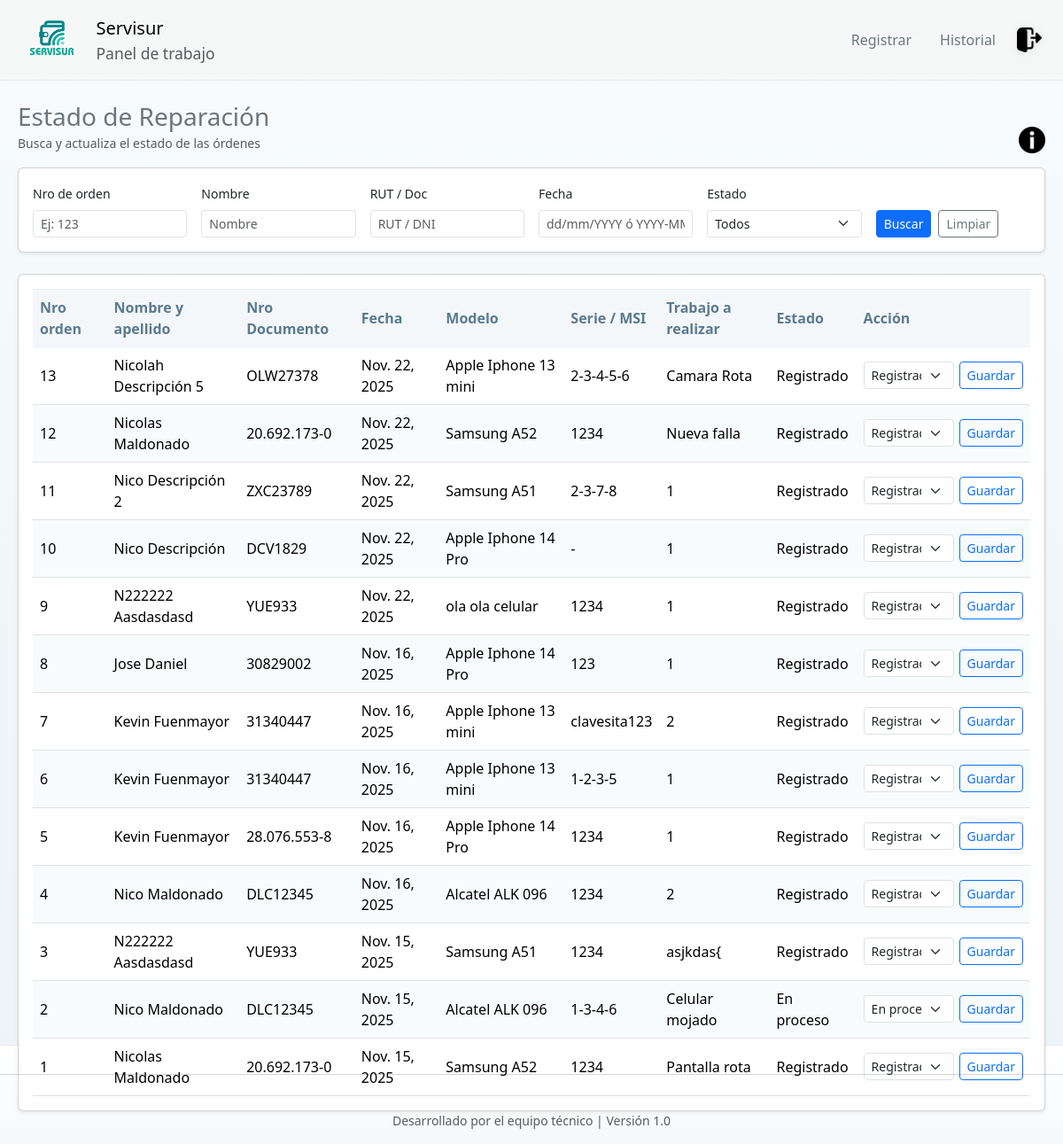
Page /estado/ (signed in) on the committed database.
### Base_Datos/models.py (models this page shows, shortened)
class Pedido(models.Model):
    ESTADOS = [
        ('REG', 'Registrado'),
        ('PRO', 'En proceso'),
        ('TER', 'Terminado'),
    ]
    N_Orden = models.AutoField(primary_key=True)
    Fecha = models.DateField()
    Coste = models.PositiveIntegerField()
    Abono = models.PositiveIntegerField()
    Restante = models.PositiveIntegerField(editable=False)
    Dispositivo = models.ForeignKey(Dispositivo, on_delete=models.SET_NULL, null=True, related_name="pedidos")
    Activo = models.BooleanField(default=True)
    Estado = models.CharField(max_length=3, choices=ESTADOS, default='REG')
    Observaciones = models.TextField(blank=True, null=True)
    Tipo_de_falla = models.ForeignKey(Tipo_Falla, on_delete=models.SET_NULL, null=True, related_name="pedidos")
    class Meta:
        verbose_name_plural = "Pedidos"

class Dispositivo(models.Model):
    PATRON_MATRIZ = [
        [1, 2, 3],
        [4, 5, 6],
        [7, 8, 9],
    ]
    METODOS_CHOICES = [
        ('PIN', 'PIN'),
        ('PASS', 'Contraseña'),
        ('PATRON', 'Patrón (matriz 3x3)'),
    ]
    modelo = models.ForeignKey(Modelo, on_delete=models.SET_NULL, null=True, related_name="dispositivos")
    Activo = models.BooleanField(default=True)
    rut = models.ForeignKey(Cliente, on_delete=models.SET_NULL, null=True, related_name="dispositivos")
    Metodo_Bloqueo = models.CharField(max_length=6, choices=METODOS_CHOICES, default='PASS')
    Codigo_Bloqueo = models.CharField(max_length=50, blank=True)
    class Meta:
        verbose_name_plural = "Dispositivos"

class Cliente(models.Model):
    ORIGEN_CHOICES = [
        ('NAC', 'Nacional'),
        ('EXT', 'Extranjero'),
    ]
    Origen = models.CharField(max_length=3, choices=ORIGEN_CHOICES, default='NAC')
    Nombre = models.CharField(max_length=20)
    Apellido = models.CharField(max_length=20)
    Numero_telefono = models.CharField(max_length=15, null=True, blank=True)
    Rut = models.CharField(max_length=50, null=True, blank=True)
    DocumentoExtranjero = models.CharField(max_length=50, null=True, blank=True)
    Activo = models.BooleanField(default=True)

class Modelo(models.Model):
    Modelo = models.CharField(max_length=50)
    Marca = models.ForeignKey(Marca, on_delete=models.CASCADE, related_name="modelos")
    class Meta:
        verbose_name_plural = "Modelos"
        constraints = [
            UniqueConstraint(Lower('Modelo'), 'Marca', name='unique_modelo_por_marca_ci')
        ]

class Marca(models.Model):
    Marca = models.CharField(max_length=100)
    class Meta:
        constraints = [
            UniqueConstraint(Lower('Marca'), name='unique_marca_ci')
        ]

class Tipo_Falla(models.Model):
    Falla = models.CharField(max_length=100, unique=True)

### Base_Datos/views.py (the view, shortened to what this page needs)
# urls.py: path('estado/', views.estado_reparacion_view, name='estado_reparacion'),
@login_required
@require_http_methods(["GET", "POST"])
def estado_reparacion_view(request):
    qs = Pedido.objects.select_related('Dispositivo__rut', 'Dispositivo__modelo__Marca').filter(Activo=True)
    orden = request.GET.get('orden', '').strip()
    fecha = request.GET.get('fecha', '').strip()
    doc = request.GET.get('doc', '').strip()
    nombre = request.GET.get('nombre', '').strip()
    estado = request.GET.get('estado', '').strip()
    if orden:
        if orden.isdigit():
            qs = qs.filter(N_Orden=int(orden))
        else:
            qs = qs.filter(N_Orden__icontains=orden)
    if doc:
        qs = qs.filter(
            models.Q(Dispositivo__rut__Rut__icontains=doc) |
            models.Q(Dispositivo__rut__DocumentoExtranjero__icontains=doc)
        )
    if nombre:
        qs = qs.filter(
            models.Q(Dispositivo__rut__Nombre__icontains=nombre) |
            models.Q(Dispositivo__rut__Apellido__icontains=nombre)
        )
    if estado:
        qs = qs.filter(Estado=estado)
    qs = qs.order_by('-Fecha', '-N_Orden')[:500]
    context = {
        'pedidos': qs,
        'filtros': {'orden': orden, 'fecha': fecha, 'doc': doc, 'nombre': nombre, 'estado': estado},
        'estado_choices': Pedido.ESTADOS,
    }
    return render(request, 'base_datos/Estado_reparacion.html', context)

### Base_Datos/templates/base_datos/Estado_reparacion.html (shortened to what this page needs)
{% extends "base_datos/base.html" %}
{% load static %}
{% block content %}
<link rel="stylesheet" href="{% static 'css/panel.css' %}">
<link href="https://cdn.jsdelivr.net/npm/bootstrap@5.3.3/dist/css/bootstrap.min.css" rel="stylesheet">
<div class="estado-page py-4">
  <div class="d-flex align-items-center justify-content-between mb-3">
    <div>
      <h3 class="mb-0 text-secondary"> Estado de Reparación</h3>
      <small class="text-muted">Busca y actualiza el estado de las órdenes</small>
    </div>
    <div>
       <div class="container mt-3">
<button type="button" class="btn btn-circle" data-bs-toggle="modal" data-bs-target="#myModal">
  <img src="{% static 'img/Er.png' %}" class="info-img">
</button>
</div>
    </div>
  </div>
  <form id="filtroForm" class="card mb-4 p-3 shadow-sm filtro-card" method="get" action="">
    <div class="row g-3">
      <div class="col-md-2">
        <label class="form-label small">Nro de orden</label>
        <input name="orden" id="f_orden" type="text" class="form-control form-control-sm" placeholder="Ej: 123" value="{{ filtros.orden }}">
      </div>
      <div class="col-md-2">
        <label class="form-label small">Nombre</label>
        <input name="nombre" id="f_nombre" type="text" class="form-control form-control-sm" placeholder="Nombre" value="{{ filtros.nombre }}">
      </div>
      <div class="col-md-2">
        <label class="form-label small">RUT / Doc</label>
        <input name="doc" id="f_doc" type="text" class="form-control form-control-sm" placeholder="RUT / DNI" value="{{ filtros.doc }}">
      </div>
      <div class="col-md-2">
        <label class="form-label small">Fecha</label>
        <input name="fecha" id="f_fecha" type="text" class="form-control form-control-sm" placeholder="dd/mm/YYYY ó YYYY-MM-DD" value="{{ filtros.fecha }}">
      </div>
      <div class="col-md-2">
        <label class="form-label small">Estado</label>
        <select name="estado" id="f_estado" class="form-select form-select-sm">
          <option value="">Todos</option>
        </select>
      </div>
      <div class="col-md-2 d-flex align-items-end">
        <button type="submit" class="btn btn-primary btn-sm me-2">Buscar</button>
        <a href="{% url 'estado_reparacion' %}" class="btn btn-outline-secondary btn-sm">Limpiar</a>
      </div>
    </div>
  </form>
  <div class="card shadow-sm p-2 tabla-card">
    <div class="table-responsive">
      <table id="tablaPedidos" class="table table-hover align-middle mb-0">
        <thead class="table-header">
          <tr>
            <th>Nro orden</th>
            <th>Nombre y apellido</th>
            <th>Nro Documento</th>
            <th>Fecha</th>
            <th>Modelo</th>
            <th>Serie / MSI</th>
            <th>Trabajo a realizar</th>
            <th>Estado</th>
            <th style="min-width:170px">Acción</th>
          </tr>
        </thead>
        <tbody>
          {% if pedidos %}
            {% for p in pedidos %}
              <tr data-orden="{{ p.N_Orden }}" data-estado="{{ p.Estado }}">
                <td class="td-orden">{{ p.N_Orden }}</td>
                <td class="td-nombre">
                  {% if p.Dispositivo and p.Dispositivo.rut %}
                    {{ p.Dispositivo.rut.Nombre }} {{ p.Dispositivo.rut.Apellido }}
                  {% else %}-{% endif %}
                </td>
                <td class="td-rut">
                  {% if p.Dispositivo and p.Dispositivo.rut %}
                  {% if p.Dispositivo.rut.Origen == "NAC" %}
                  {{ p.Dispositivo.rut.Rut }}
                  {% else %}
                  {{ p.Dispositivo.rut.DocumentoExtranjero }}
                  {% endif %}
                  {% else %}-{% endif %}
                </td>
                <td class="td-fecha">{{ p.Fecha }}</td>
                <td class="td-modelo">
                  {% if p.Dispositivo and p.Dispositivo.modelo %}
                    {{ p.Dispositivo.modelo.Marca.Marca }} {{ p.Dispositivo.modelo.Modelo }}
                  {% else %}-{% endif %}
                </td>
                <td class="td-serie">{{ p.Dispositivo.Codigo_Bloqueo|default:"-" }}</td>
                <td class="td-trabajo">{% if p.Tipo_de_falla %}{{ p.Tipo_de_falla.Falla }}{% else %}-{% endif %}</td>
                <td class="td-estado">
                  {% for code,label in estado_choices %}
                    {% if p.Estado == code %}{{ label }}{% endif %}
                  {% endfor %}
                </td>
                <td>
                  <form method="post" class="d-flex align-items-center" style="gap:6px;">
                    <select name="nuevo_estado" class="form-select form-select-sm">
                      {% for code,label in estado_choices %}
                        <option value="{{ code }}" {% if p.Estado == code %}selected{% endif %}>{{ label }}</option>
                      {% endfor %}
                    </select>
                    <button type="submit" class="btn btn-sm btn-outline-primary">Guardar</button>
                  </form>
                </td>
              </tr>
            {% endfor %}
          {% else %}
            <tr><td colspan="9" class="text-center text-muted">No hay registros que mostrar.</td></tr>
          {% endif %}
        </tbody>
      </table>
    </div>
  </div>
  <div class="mt-3 text-muted small">Nota: Cambiar el estado enviará el formulario (POST) y recargará la página para reflejar el cambio.</div>
</div>
<footer class="mt-auto text-center small text-muted">
  <hr />
  <p class="mb-1">Sistema Servisur &copy; {{ now|date:"Y" }} — Estado de reparaciones</p>
  <p class="mb-0">Desarrollado por el equipo técnico | Versión 1.0</p>
</footer>
{% endblock %}

### static/css/panel.css (style rules this page uses)
html, body { height: 100%; }
body { display: flex; flex-direction: column; background: linear-gradient(180deg, var(--bg-1), var(--bg-2)); color: #0f1724; font-family: "Segoe UI", sans-serif; margin: 0; padding: 0; -webkit-font-smoothing: antialiased; -moz-osx-font-smoothing: grayscale; }
main, .container { flex: 1; }
footer { text-align: center; padding: 1rem 0; font-size: 0.85rem; color: var(--muted); background: linear-gradient(180deg, #ffffff, #f6f9fc); border-top: 1px solid rgba(11, 28, 70, 0.06); }
.card, .info-card, .action-card, .hover-card, .ticket-info { border-radius: 10px; background: linear-gradient(180deg, var(--card-bg-start), var(--card-bg-end)); transition: transform 0.25s ease, box-shadow 0.25s ease, background-color 0.25s ease; -webkit-backface-visibility: hidden; backface-visibility: hidden; }
.info-img { width: 96px; height: 72px; object-fit: cover; display: block; }
.text-muted { color: var(--muted) !important; }
.small { font-size: 0.85rem; }
.container { max-width: 1100px; }
:root { --accent-1: #5b7a90; --accent-2: #f4f7f9; --accent-3: #8aa0b3; --muted-text: #5a6b74; --btn-primary-bg: #4b6a80; --btn-primary-hover: #405a6d; --btn-outline-bg: transparent; --btn-outline-border: #7d98ab; --row-alt: #f8fbfc; }
.table { color: var(--muted-text); background-color: transparent; }
.table thead th { background-color: var(--accent-2); color: var(--accent-1); border-bottom: 1px solid rgba(0,0,0,0.06); font-weight: 600; }
.table tbody tr { background-color: transparent; }
.table tbody tr:nth-child(even) td { background-color: var(--row-alt); }
.table td, .table th { vertical-align: middle; border-top: 1px solid rgba(0,0,0,0.04); }
.table-responsive { border-radius: 8px; overflow: auto; background-color: #ffffff; box-shadow: 0 1px 0 rgba(19,32,38,0.02); padding: 8px; }
.btn-primary { background-color: var(--btn-primary-bg); border-color: transparent; color: #fff; box-shadow: none; transition: background-color .12s ease, transform .06s ease; }
.btn-outline-secondary { background: var(--btn-outline-bg); color: var(--accent-1); border: 1px solid var(--btn-outline-border); }
.btn-sm { padding: .28rem .5rem; font-size: .82rem; }
.card, .card p, .card .form-control { background-color: #fff; color: var(--muted-text); }
.estado-page { background: linear-gradient(180deg, #f7fbfd 0%, #f1f6f9 55%, #edf4f7 100%); min-height: 100vh; padding: 20px; }
.filtro-card { border-radius: 10px; background-color: #ffffff; }
.tabla-card { border-radius: 10px; background-color: #ffffff; }
.table-header th { background-color: #e9f0f5; color: #4b6a80; font-weight: 600; }
.table tbody tr:nth-child(even) { background-color: #f9fbfc; }
.btn-primary { background-color: #4b6a80; border: none; }
.btn-outline-secondary { border-color: #7d98ab; color: #4b6a80; }
.btn-circle { background: transparent !important; border: none !important; border-radius: 50%; padding: 4px; width: 30px; height: 30px; display: flex; align-items: center; justify-content: center; box-shadow: none; }
.btn-circle .info-img { width: 30px; height: 30px; object-fit: contain; }

### rows in the picture
Pedido: N_Orden "13", Dispositivo.rut.Nombre "Nicolah", Dispositivo.rut.Apellido "Descripción 5", Dispositivo.rut.DocumentoExtranjero "OLW27378", Fecha "Nov. 22, 2025", Dispositivo.modelo.Marca.Marca "Apple", Dispositivo.modelo.Modelo "Iphone 13 mini", Dispositivo.Codigo_Bloqueo "2-3-4-5-6", Tipo_de_falla.Falla "Camara Rota", estado_choices "Registrado", nuevo_estado "Registrado"
Pedido: N_Orden "12", Dispositivo.rut.Nombre "Nicolas", Dispositivo.rut.Apellido "Maldonado", Dispositivo.rut.Rut "20.692.173-0", Fecha "Nov. 22, 2025", Dispositivo.modelo.Marca.Marca "Samsung", Dispositivo.modelo.Modelo "A52", Dispositivo.Codigo_Bloqueo "1234", Tipo_de_falla.Falla "Nueva falla", estado_choices "Registrado", nuevo_estado "Registrado"
Pedido: N_Orden "11", Dispositivo.rut.Nombre "Nico", Dispositivo.rut.Apellido "Descripción 2", Dispositivo.rut.DocumentoExtranjero "ZXC23789", Fecha "Nov. 22, 2025", Dispositivo.modelo.Marca.Marca "Samsung", Dispositivo.modelo.Modelo "A51", Dispositivo.Codigo_Bloqueo "2-3-7-8", Tipo_de_falla.Falla "1", estado_choices "Registrado", nuevo_estado "Registrado"
Pedido: N_Orden "10", Dispositivo.rut.Nombre "Nico", Dispositivo.rut.Apellido "Descripción", Dispositivo.rut.DocumentoExtranjero "DCV1829", Fecha "Nov. 22, 2025", Dispositivo.modelo.Marca.Marca "Apple", Dispositivo.modelo.Modelo "Iphone 14 Pro", Dispositivo.Codigo_Bloqueo "-", Tipo_de_falla.Falla "1", estado_choices "Registrado", nuevo_estado "Registrado"
Pedido: N_Orden "9", Dispositivo.rut.Nombre "N222222", Dispositivo.rut.Apellido "Aasdasdasd", Dispositivo.rut.DocumentoExtranjero "YUE933", Fecha "Nov. 22, 2025", Dispositivo.modelo.Marca.Marca "ola", Dispositivo.modelo.Modelo "ola celular", Dispositivo.Codigo_Bloqueo "1234", Tipo_de_falla.Falla "1", estado_choices "Registrado", nuevo_estado "Registrado"
Pedido: N_Orden "8", Dispositivo.rut.Nombre "Jose", Dispositivo.rut.Apellido "Daniel", Dispositivo.rut.DocumentoExtranjero "30829002", Fecha "Nov. 16, 2025", Dispositivo.modelo.Marca.Marca "Apple", Dispositivo.modelo.Modelo "Iphone 14 Pro", Dispositivo.Codigo_Bloqueo "123", Tipo_de_falla.Falla "1", estado_choices "Registrado", nuevo_estado "Registrado"
Pedido: N_Orden "7", Dispositivo.rut.Nombre "Kevin", Dispositivo.rut.Apellido "Fuenmayor", Dispositivo.rut.DocumentoExtranjero "31340447", Fecha "Nov. 16, 2025", Dispositivo.modelo.Marca.Marca "Apple", Dispositivo.modelo.Modelo "Iphone 13 mini", Dispositivo.Codigo_Bloqueo "clavesita123", Tipo_de_falla.Falla "2", estado_choices "Registrado", nuevo_estado "Registrado"
Pedido: N_Orden "6", Dispositivo.rut.Nombre "Kevin", Dispositivo.rut.Apellido "Fuenmayor", Dispositivo.rut.DocumentoExtranjero "31340447", Fecha "Nov. 16, 2025", Dispositivo.modelo.Marca.Marca "Apple", Dispositivo.modelo.Modelo "Iphone 13 mini", Dispositivo.Codigo_Bloqueo "1-2-3-5", Tipo_de_falla.Falla "1", estado_choices "Registrado", nuevo_estado "Registrado"
Pedido: N_Orden "5", Dispositivo.rut.Nombre "Kevin", Dispositivo.rut.Apellido "Fuenmayor", Dispositivo.rut.Rut "28.076.553-8", Fecha "Nov. 16, 2025", Dispositivo.modelo.Marca.Marca "Apple", Dispositivo.modelo.Modelo "Iphone 14 Pro", Dispositivo.Codigo_Bloqueo "1234", Tipo_de_falla.Falla "1", estado_choices "Registrado", nuevo_estado "Registrado"
Pedido: N_Orden "4", Dispositivo.rut.Nombre "Nico", Dispositivo.rut.Apellido "Maldonado", Dispositivo.rut.DocumentoExtranjero "DLC12345", Fecha "Nov. 16, 2025", Dispositivo.modelo.Marca.Marca "Alcatel", Dispositivo.modelo.Modelo "ALK 096", Dispositivo.Codigo_Bloqueo "1234", Tipo_de_falla.Falla "2", estado_choices "Registrado", nuevo_estado "Registrado"
Pedido: N_Orden "3", Dispositivo.rut.Nombre "N222222", Dispositivo.rut.Apellido "Aasdasdasd", Dispositivo.rut.DocumentoExtranjero "YUE933", Fecha "Nov. 15, 2025", Dispositivo.modelo.Marca.Marca "Samsung", Dispositivo.modelo.Modelo "A51", Dispositivo.Codigo_Bloqueo "1234", Tipo_de_falla.Falla "asjkdas{", estado_choices "Registrado", nuevo_estado "Registrado"
Pedido: N_Orden "2", Dispositivo.rut.Nombre "Nico", Dispositivo.rut.Apellido "Maldonado", Dispositivo.rut.DocumentoExtranjero "DLC12345", Fecha "Nov. 15, 2025", Dispositivo.modelo.Marca.Marca "Alcatel", Dispositivo.modelo.Modelo "ALK 096", Dispositivo.Codigo_Bloqueo "1-3-4-6", Tipo_de_falla.Falla "Celular mojado", estado_choices "En proceso", nuevo_estado "En proceso"
Pedido: N_Orden "1", Dispositivo.rut.Nombre "Nicolas", Dispositivo.rut.Apellido "Maldonado", Dispositivo.rut.Rut "20.692.173-0", Fecha "Nov. 15, 2025", Dispositivo.modelo.Marca.Marca "Samsung", Dispositivo.modelo.Modelo "A52", Dispositivo.Codigo_Bloqueo "1234", Tipo_de_falla.Falla "Pantalla rota", estado_choices "Registrado", nuevo_estado "Registrado"
